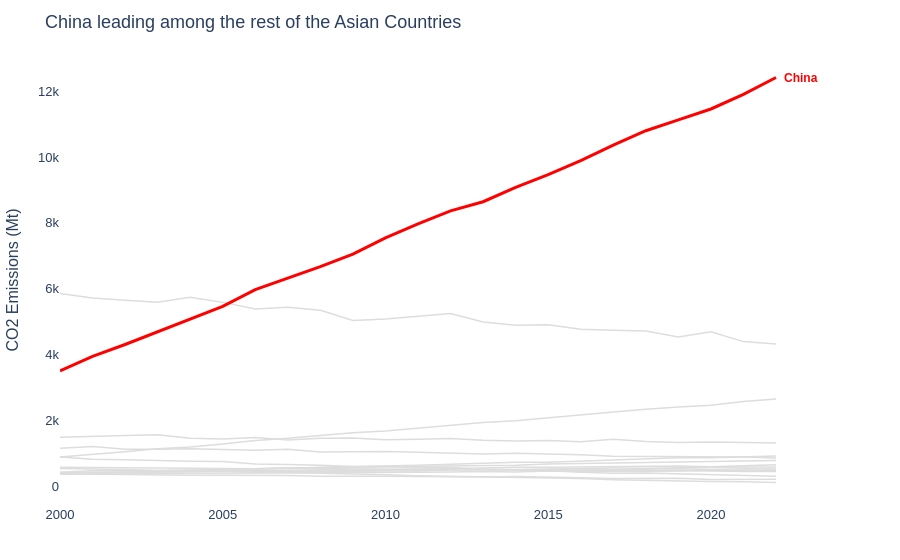

Notebook code cell kept with this figure:
### Code cell
highlight = 'China'

# Build colour map: highlight in blue, everything else grey
color_map = {c: 'Red' if c == highlight else '#DDDDDD' for c in df['Country'].unique()}

fig = px.line(df, x='Year', y='CO2_Mt', color='Country',
              color_discrete_map=color_map,
              labels={'CO2_Mt': 'CO2 Emissions (Mt)', 'Year': ''})

fig.update_layout(
    title="China leading among the rest of the Asian Countries",
    plot_bgcolor='white', paper_bgcolor='white',
    font=dict(family='Arial', size=13),
    yaxis=dict( title='CO2 Emissions (Mt)'),
    xaxis=dict(showgrid=False, title=''),
    margin=dict(l=60, r=80, t=55, b=40),
)

fig.update_traces(
    line=dict(width=1.5), 
    showlegend=False      
)

last = df.loc[(df['Country'] == highlight) & (df['Year'] == df['Year'].max())]

fig.add_annotation(
    x=last['Year'].values[0], y=last['CO2_Mt'].values[0],
    text=f'<b>{highlight}</b>', showarrow=False,
    xanchor='left', xshift=6,
    font=dict(color='Red', size=12, family='Arial')
)

fig.update_traces(
    line=dict(width=3),
    selector=dict(name=highlight)
)

fig.show()

### Figure 1 — Plotly figure (JSON) as saved in the notebook; plotly's stock layout.template omitted (floating-point values rounded to 4 significant figures)
{"data": [{"hovertemplate": "Country=United States<br>=%{x}<br>CO2 Emissions (Mt)=%{y}<extra></extra>", "legendgroup": "United States", "line": {"color": "#DDDDDD", "dash": "solid", "width": 1.5}, "marker": {"symbol": "circle"}, "mode": "lines", "name": "United States", "orientation": "v", "showlegend": false, "type": "scatter", "x": [2000, 2001, 2002, 2003, 2004, 2005, 2006, 2007, 2008, 2009, 2010, 2011, 2012, 2013, 2014, 2015, 2016, 2017, 2018, 2019, 2020, 2021, 2022], "xaxis": "x", "y": [5858.0, 5724.0, 5653.0, 5593.0, 5743.0, 5589.0, 5386.0, 5443.0, 5348.0, 5038.0, 5082.0, 5176.0, 5250.0, 4994.0, 4897.0, 4913.0, 4770.0, 4746.0, 4718.0, 4537.0, 4695.0, 4398.0, 4326.0], "yaxis": "y"}, {"hovertemplate": "Country=China<br>=%{x}<br>CO2 Emissions (Mt)=%{y}<extra></extra>", "legendgroup": "China", "line": {"color": "Red", "dash": "solid", "width": 3}, "marker": {"symbol": "circle"}, "mode": "lines", "name": "China", "orientation": "v", "showlegend": false, "type": "scatter", "x": [2000, 2001, 2002, 2003, 2004, 2005, 2006, 2007, 2008, 2009, 2010, 2011, 2012, 2013, 2014, 2015, 2016, 2017, 2018, 2019, 2020, 2021, 2022], "xaxis": "x", "y": [3514.0, 3952.0, 4312.0, 4692.0, 5079.0, 5468.0, 5974.0, 6323.0, 6673.0, 7053.0, 7543.0, 7972.0, 8365.0, 8641.0, 9078.0, 9466.0, 9887.0, 10360.0, 10790.0, 11130.0, 11450.0, 11900.0, 12410.0], "yaxis": "y"}, {"hovertemplate": "Country=India<br>=%{x}<br>CO2 Emissions (Mt)=%{y}<extra></extra>", "legendgroup": "India", "line": {"color": "#DDDDDD", "dash": "solid", "width": 1.5}, "marker": {"symbol": "circle"}, "mode": "lines", "name": "India", "orientation": "v", "showlegend": false, "type": "scatter", "x": [2000, 2001, 2002, 2003, 2004, 2005, 2006, 2007, 2008, 2009, 2010, 2011, 2012, 2013, 2014, 2015, 2016, 2017, 2018, 2019, 2020, 2021, 2022], "xaxis": "x", "y": [901.6, 974.6, 1056.0, 1146.0, 1205.0, 1291.0, 1396.0, 1466.0, 1542.0, 1637.0, 1687.0, 1774.0, 1865.0, 1945.0, 1994.0, 2092.0, 2177.0, 2267.0, 2345.0, 2419.0, 2466.0, 2580.0, 2661.0], "yaxis": "y"}, {"hovertemplate": "Country=Germany<br>=%{x}<br>CO2 Emissions (Mt)=%{y}<extra></extra>", "legendgroup": "Germany", "line": {"color": "#DDDDDD", "dash": "solid", "width": 1.5}, "marker": {"symbol": "circle"}, "mode": "lines", "name": "Germany", "orientation": "v", "showlegend": false, "type": "scatter", "x": [2000, 2001, 2002, 2003, 2004, 2005, 2006, 2007, 2008, 2009, 2010, 2011, 2012, 2013, 2014, 2015, 2016, 2017, 2018, 2019, 2020, 2021, 2022], "xaxis": "x", "y": [902.4, 831.7, 815.2, 804.7, 772.9, 759.1, 685.9, 668.0, 650.3, 608.3, 611.2, 569.2, 586.7, 521.5, 504.5, 499.0, 438.8, 407.4, 413.2, 389.5, 373.4, 344.0, 315.1], "yaxis": "y"}, {"hovertemplate": "Country=United Kingdom<br>=%{x}<br>CO2 Emissions (Mt)=%{y}<extra></extra>", "legendgroup": "United Kingdom", "line": {"color": "#DDDDDD", "dash": "solid", "width": 1.5}, "marker": {"symbol": "circle"}, "mode": "lines", "name": "United Kingdom", "orientation": "v", "showlegend": false, "type": "scatter", "x": [2000, 2001, 2002, 2003, 2004, 2005, 2006, 2007, 2008, 2009, 2010, 2011, 2012, 2013, 2014, 2015, 2016, 2017, 2018, 2019, 2020, 2021, 2022], "xaxis": "x", "y": [552.4, 542.6, 523.3, 492.0, 500.9, 465.3, 429.1, 428.8, 410.8, 384.6, 357.3, 331.6, 319.1, 303.8, 280.1, 276.3, 247.0, 210.4, 188.0, 185.4, 157.5, 148.0, 125.3], "yaxis": "y"}, {"hovertemplate": "Country=France<br>=%{x}<br>CO2 Emissions (Mt)=%{y}<extra></extra>", "legendgroup": "France", "line": {"color": "#DDDDDD", "dash": "solid", "width": 1.5}, "marker": {"symbol": "circle"}, "mode": "lines", "name": "France", "orientation": "v", "showlegend": false, "type": "scatter", "x": [2000, 2001, 2002, 2003, 2004, 2005, 2006, 2007, 2008, 2009, 2010, 2011, 2012, 2013, 2014, 2015, 2016, 2017, 2018, 2019, 2020, 2021, 2022], "xaxis": "x", "y": [389.4, 375.4, 362.2, 367.7, 348.3, 343.1, 343.2, 334.5, 317.1, 326.4, 318.2, 306.0, 298.0, 290.0, 308.1, 277.4, 267.1, 248.0, 244.2, 256.1, 215.4, 218.3, 222.5], "yaxis": "y"}, {"hovertemplate": "Country=Brazil<br>=%{x}<br>CO2 Emissions (Mt)=%{y}<extra></extra>", "legendgroup": "Brazil", "line": {"color": "#DDDDDD", "dash": "solid", "width": 1.5}, "marker": {"symbol": "circle"}, "mode": "lines", "name": "Brazil", "orientation": "v", "showlegend": false, "type": "scatter", "x": [2000, 2001, 2002, 2003, 2004, 2005, 2006, 2007, 2008, 2009, 2010, 2011, 2012, 2013, 2014, 2015, 2016, 2017, 2018, 2019, 2020, 2021, 2022], "xaxis": "x", "y": [423.8, 445.8, 450.4, 454.4, 452.6, 481.6, 483.2, 499.0, 514.3, 527.4, 525.9, 534.4, 539.2, 567.9, 588.3, 588.9, 600.9, 593.9, 613.8, 626.7, 602.1, 631.2, 664.0], "yaxis": "y"}, {"hovertemplate": "Country=Japan<br>=%{x}<br>CO2 Emissions (Mt)=%{y}<extra></extra>", "legendgroup": "Japan", "line": {"color": "#DDDDDD", "dash": "solid", "width": 1.5}, "marker": {"symbol": "circle"}, "mode": "lines", "name": "Japan", "orientation": "v", "showlegend": false, "type": "scatter", "x": [2000, 2001, 2002, 2003, 2004, 2005, 2006, 2007, 2008, 2009, 2010, 2011, 2012, 2013, 2014, 2015, 2016, 2017, 2018, 2019, 2020, 2021, 2022], "xaxis": "x", "y": [1166.0, 1220.0, 1136.0, 1131.0, 1151.0, 1127.0, 1101.0, 1133.0, 1050.0, 1061.0, 1064.0, 1042.0, 1005.0, 990.9, 1010.0, 996.6, 967.4, 925.1, 916.6, 914.5, 902.8, 898.1, 865.1], "yaxis": "y"}, {"hovertemplate": "Country=Canada<br>=%{x}<br>CO2 Emissions (Mt)=%{y}<extra></extra>", "legendgroup": "Canada", "line": {"color": "#DDDDDD", "dash": "solid", "width": 1.5}, "marker": {"symbol": "circle"}, "mode": "lines", "name": "Canada", "orientation": "v", "showlegend": false, "type": "scatter", "x": [2000, 2001, 2002, 2003, 2004, 2005, 2006, 2007, 2008, 2009, 2010, 2011, 2012, 2013, 2014, 2015, 2016, 2017, 2018, 2019, 2020, 2021, 2022], "xaxis": "x", "y": [589.6, 584.4, 585.1, 565.2, 563.8, 553.5, 540.5, 569.3, 553.4, 544.2, 529.9, 514.6, 531.3, 513.3, 514.8, 498.5, 502.8, 489.1, 484.5, 487.7, 463.2, 458.7, 461.7], "yaxis": "y"}, {"hovertemplate": "Country=Australia<br>=%{x}<br>CO2 Emissions (Mt)=%{y}<extra></extra>", "legendgroup": "Australia", "line": {"color": "#DDDDDD", "dash": "solid", "width": 1.5}, "marker": {"symbol": "circle"}, "mode": "lines", "name": "Australia", "orientation": "v", "showlegend": false, "type": "scatter", "x": [2000, 2001, 2002, 2003, 2004, 2005, 2006, 2007, 2008, 2009, 2010, 2011, 2012, 2013, 2014, 2015, 2016, 2017, 2018, 2019, 2020, 2021, 2022], "xaxis": "x", "y": [378.4, 391.5, 388.8, 394.9, 397.8, 407.5, 403.7, 414.2, 423.1, 426.7, 430.1, 435.2, 443.8, 461.4, 444.2, 471.6, 453.9, 448.9, 466.0, 477.6, 494.3, 478.2, 493.7], "yaxis": "y"}, {"hovertemplate": "Country=South Korea<br>=%{x}<br>CO2 Emissions (Mt)=%{y}<extra></extra>", "legendgroup": "South Korea", "line": {"color": "#DDDDDD", "dash": "solid", "width": 1.5}, "marker": {"symbol": "circle"}, "mode": "lines", "name": "South Korea", "orientation": "v", "showlegend": false, "type": "scatter", "x": [2000, 2001, 2002, 2003, 2004, 2005, 2006, 2007, 2008, 2009, 2010, 2011, 2012, 2013, 2014, 2015, 2016, 2017, 2018, 2019, 2020, 2021, 2022], "xaxis": "x", "y": [438.1, 481.5, 490.6, 490.8, 494.6, 537.2, 539.0, 566.1, 570.0, 585.4, 595.9, 620.6, 631.1, 649.6, 646.2, 686.5, 704.0, 706.0, 738.5, 750.8, 755.8, 777.3, 789.5], "yaxis": "y"}, {"hovertemplate": "Country=Russia<br>=%{x}<br>CO2 Emissions (Mt)=%{y}<extra></extra>", "legendgroup": "Russia", "line": {"color": "#DDDDDD", "dash": "solid", "width": 1.5}, "marker": {"symbol": "circle"}, "mode": "lines", "name": "Russia", "orientation": "v", "showlegend": false, "type": "scatter", "x": [2000, 2001, 2002, 2003, 2004, 2005, 2006, 2007, 2008, 2009, 2010, 2011, 2012, 2013, 2014, 2015, 2016, 2017, 2018, 2019, 2020, 2021, 2022], "xaxis": "x", "y": [1496.0, 1532.0, 1552.0, 1570.0, 1467.0, 1447.0, 1488.0, 1416.0, 1467.0, 1471.0, 1421.0, 1438.0, 1460.0, 1404.0, 1385.0, 1397.0, 1358.0, 1441.0, 1371.0, 1338.0, 1357.0, 1336.0, 1323.0], "yaxis": "y"}, {"hovertemplate": "Country=South Africa<br>=%{x}<br>CO2 Emissions (Mt)=%{y}<extra></extra>", "legendgroup": "South Africa", "line": {"color": "#DDDDDD", "dash": "solid", "width": 1.5}, "marker": {"symbol": "circle"}, "mode": "lines", "name": "South Africa", "orientation": "v", "showlegend": false, "type": "scatter", "x": [2000, 2001, 2002, 2003, 2004, 2005, 2006, 2007, 2008, 2009, 2010, 2011, 2012, 2013, 2014, 2015, 2016, 2017, 2018, 2019, 2020, 2021, 2022], "xaxis": "x", "y": [425.4, 430.0, 427.0, 456.8, 455.0, 457.7, 458.9, 456.8, 463.5, 462.8, 474.4, 475.7, 504.5, 502.6, 500.7, 497.6, 501.1, 513.4, 528.0, 541.4, 518.0, 539.8, 534.4], "yaxis": "y"}, {"hovertemplate": "Country=Mexico<br>=%{x}<br>CO2 Emissions (Mt)=%{y}<extra></extra>", "legendgroup": "Mexico", "line": {"color": "#DDDDDD", "dash": "solid", "width": 1.5}, "marker": {"symbol": "circle"}, "mode": "lines", "name": "Mexico", "orientation": "v", "showlegend": false, "type": "scatter", "x": [2000, 2001, 2002, 2003, 2004, 2005, 2006, 2007, 2008, 2009, 2010, 2011, 2012, 2013, 2014, 2015, 2016, 2017, 2018, 2019, 2020, 2021, 2022], "xaxis": "x", "y": [415.9, 428.4, 429.0, 442.0, 444.4, 455.2, 474.3, 476.8, 490.3, 486.4, 504.8, 494.3, 516.4, 529.4, 518.0, 534.5, 548.4, 564.5, 559.2, 576.5, 592.1, 592.8, 594.3], "yaxis": "y"}, {"hovertemplate": "Country=Indonesia<br>=%{x}<br>CO2 Emissions (Mt)=%{y}<extra></extra>", "legendgroup": "Indonesia", "line": {"color": "#DDDDDD", "dash": "solid", "width": 1.5}, "marker": {"symbol": "circle"}, "mode": "lines", "name": "Indonesia", "orientation": "v", "showlegend": false, "type": "scatter", "x": [2000, 2001, 2002, 2003, 2004, 2005, 2006, 2007, 2008, 2009, 2010, 2011, 2012, 2013, 2014, 2015, 2016, 2017, 2018, 2019, 2020, 2021, 2022], "xaxis": "x", "y": [382.8, 400.4, 430.7, 453.8, 482.6, 501.9, 533.0, 551.8, 586.6, 602.5, 614.5, 647.3, 680.1, 717.7, 736.3, 738.2, 768.8, 813.7, 834.8, 872.3, 876.5, 898.5, 930.5], "yaxis": "y"}], "layout": {"annotations": [{"font": {"color": "Red", "family": "Arial", "size": 12}, "showarrow": false, "text": "<b>China</b>", "x": 2022, "xanchor": "left", "xshift": 6, "y": 12410.0}], "font": {"family": "Arial", "size": 13}, "legend": {"title": {"text": "Country"}, "tracegroupgap": 0}, "margin": {"b": 40, "l": 60, "r": 80, "t": 55}, "paper_bgcolor": "white", "plot_bgcolor": "white", "title": {"text": "China leading among the rest of the Asian Countries"}, "xaxis": {"anchor": "y", "domain": [0, 1], "showgrid": false, "title": {"text": ""}}, "yaxis": {"anchor": "x", "domain": [0, 1], "title": {"text": "CO2 Emissions (Mt)"}}}}
